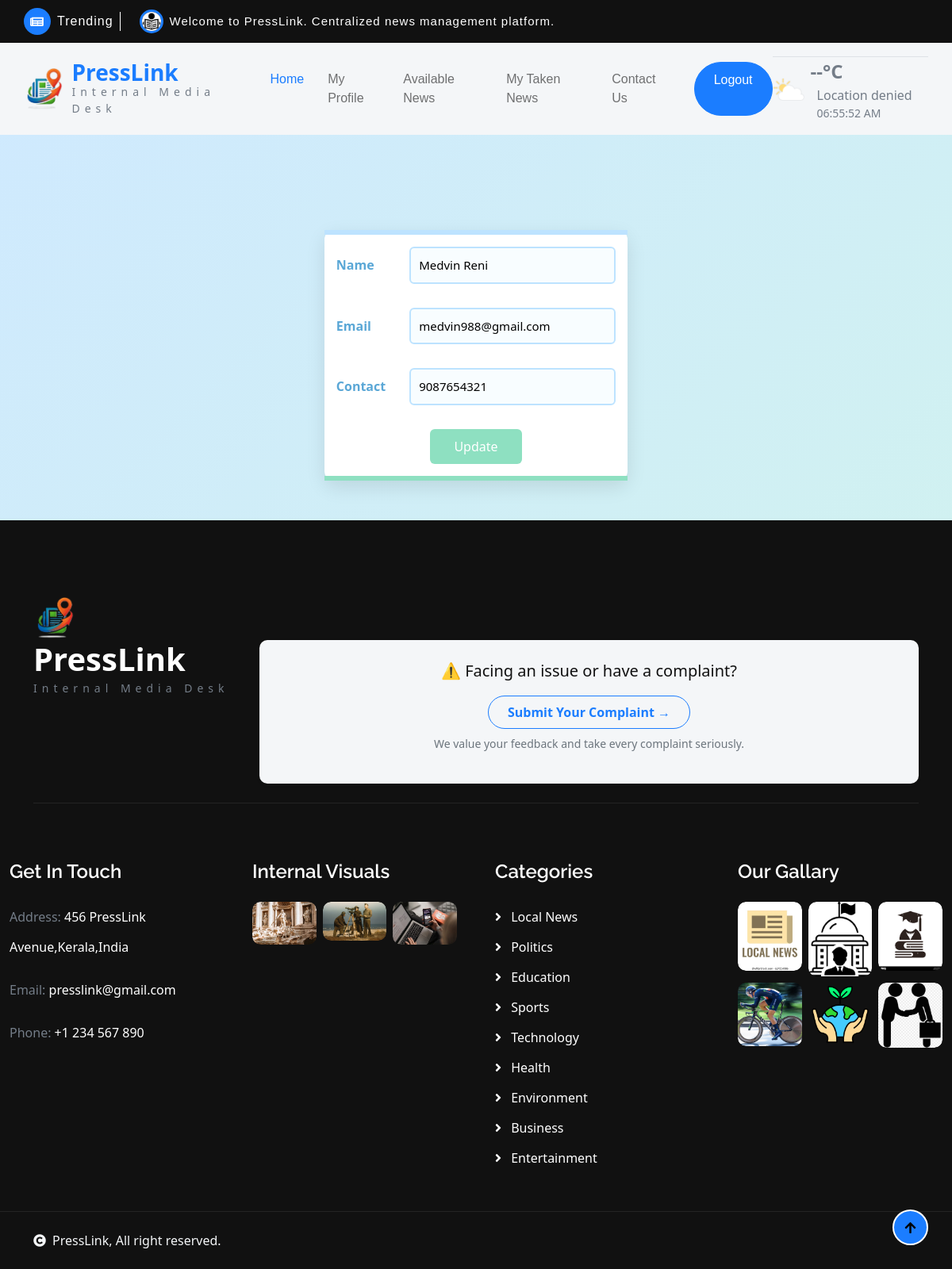
The page /Editor/EditProfile/ (signed in) on the database its author committed.
### Admin/models.py (models this page shows)
class tbl_editor(models.Model):
    editor_name=models.CharField(max_length=50)
    editor_email=models.CharField(max_length=50)
    editor_contact=models.CharField(max_length=50)
    editor_photo=models.FileField(upload_to="Assets/UserDocs/")
    editor_proof=models.FileField(upload_to="Assets/UserDocs/")
    editor_password=models.CharField(max_length=50)
    editor_status=models.IntegerField(default=0)
    place=models.ForeignKey(tbl_place,on_delete=models.CASCADE)

### Editor/views.py (the view)
# urls.py: path('EditProfile/',views.EditProfile,name="EditProfile"),
def EditProfile(request):
    if "Eid" in request.session:
        editordata = tbl_editor.objects.get(id=request.session["Eid"])
        if request.method == 'POST':
            editordata.editor_name = request.POST.get("txt_name")
            editordata.editor_email = request.POST.get("txt_email")
            editordata.editor_contact = request.POST.get("txt_contact")
            editordata.save()
            return render(request, 'Editor/EditProfile.html', {'msg': 'updated'})
        else:
            return render(request, 'Editor/EditProfile.html', {"editordata": editordata})
    else:
        return redirect("Guest:Login")

### Editor/Templates/Editor/EditProfile.html (shortened to what this page needs)
{% extends 'Editor/Header.html' %}
{% block content %}
<!DOCTYPE html>
<html lang="en">
<head>
</head>
<body>
    <form action="" method="post">
        <table border="1" align="center">
            <tr>
                <td>Name</td>
                <td>
                    <input type="text" required name="txt_name"
                        id="txt_name Allows Only Alphabets,Spaces and First Letter Must Be Capital Letter"
                        pattern="^[A-Z]+[a-zA-Z ]*$" value="{{editordata.editor_name}}">
                </td>
            </tr>
            <tr>
                <td>Email</td>
                <td>
                    <input type="text" required name="txt_email" id="txt_email" value="{{editordata.editor_email}}">
                </td>
            </tr>
            <tr>
                <td>Contact</td>
                <td>
                    <input type="text" required name="txt_contact" id="txt_contact" pattern="[7-9]{1}[0-9]{9}"
                        title="Phone number with 7-9 and remaing 9 digit with 0-9"
                        value="{{editordata.editor_contact}}">
                </td>
            </tr>
            <tr>
                <td colspan="2" align="center">
                    <input type="submit" value="Update">
                </td>
            </tr>
        </table>
    </form>
</body>
</html>
{% endblock %}

### Editor/Templates/Editor/EditProfile.html (style rules this page uses)
body { margin: 0; padding: 0; font-family: Segoe UI, Tahoma, Geneva, Verdana, sans-serif; background: linear-gradient(135deg, #cfe9ff, #d1f5ea); }
form { margin-top: 70px; }
table { background: #ffffff; border: none; border-radius: 12px; padding: 30px; box-shadow: 0px 8px 25px rgba(0, 0, 0, 0.1); border-top: 6px solid #bde3ff; border-bottom: 6px solid #8ee0c1; }
td { padding: 15px; border: none; font-size: 16px; }
td:first-child { color: #5aa7d6; font-weight: 600; }
input[type="text"] { width: 260px; padding: 10px; border-radius: 6px; border: 2px solid #bde3ff; font-size: 15px; outline: none; background: #f8fdff; }
input[type="submit"] { background: #8ee0c1; color: white; border: none; padding: 10px 30px; border-radius: 6px; font-size: 16px; cursor: pointer; }

### rows shown on the page
tbl_editor: txt_name "Medvin Reni", txt_email "medvin988@gmail.com", txt_contact "9087654321"
